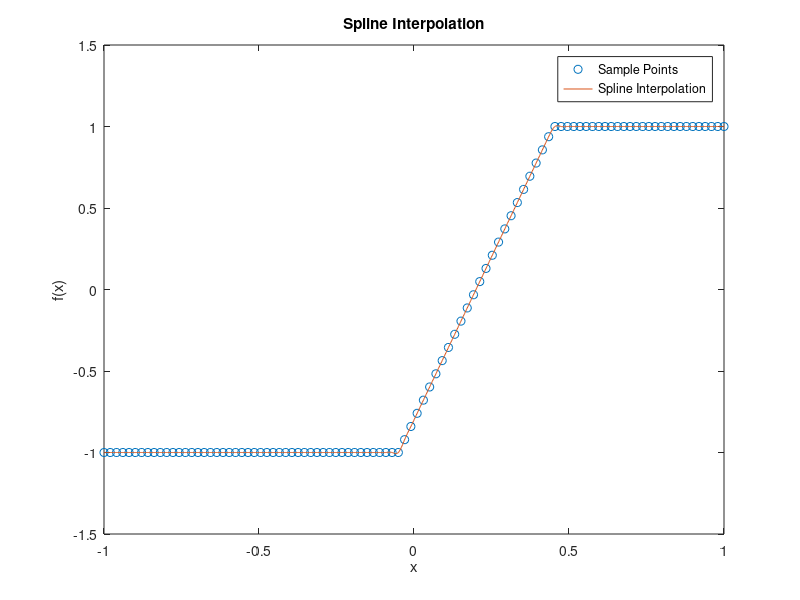

Recreate this plot in MATLAB. (Note: this script raises an error after producing the figure.)
f = @(x) min(max(-1, 4*(x - 0.2)), 1);

x = linspace(-1, 1, 100);
y = arrayfun(f, x);
xi = linspace(-1, 1, 1000);
yi = interp1(x, y, xi, 'spline');

figure;
plot(x, y, 'o', xi, yi, '-');
legend('Sample Points', 'Spline Interpolation');
title('Spline Interpolation');
xlabel('x');
ylabel('f(x)');
print('spline_interpolation', '-dpng');

A = 1;
beta = 0.99;
delta = 0.025;
alpha = 0.36;
kmin = 0.06;
kmax = 12;
tol = 0.01;
m = 300;

k = kmin:kmin:kmax;

[V, policy] = run_bellman(k, A, beta, delta, alpha, tol, m);
[V_trivial, policy_trivial] = run_bellman(k, A, beta, 1, alpha, tol, m);

figure;
plot(k, V);
title('Value Function');
xlabel('Capital Stock k');
ylabel('Value Function V(k)');
print('value_function', '-dpng');

figure;
plot(k, policy, k, policy_trivial);
title('Policy Function');
xlabel('Capital Stock k');
ylabel('Optimal k''');
legend('delta = 0.025', 'delta = 1');
print('policy_function', '-dpng');

function [V, policy] = run_bellman(k, A, beta, delta, alpha, tol, m)
n = length(k);
V = zeros(1, n);

for iter = 1:m
    Vnew = zeros(1, n);
    for i = 1:n
        obj = @(j) (log(A*k(i)^alpha + (1-delta)*k(i) - k(j)) + beta*V(j));
        
        jmax = find(k <= A*k(i)^alpha + (1-delta)*k(i), 1, 'last');
        [val, ip] = max(arrayfun(obj, 1:jmax));
        
        if A*k(i)^alpha + (1-delta)*k(i) - k(ip) <= 0
            val = -Inf;
        end
        
        Vnew(i) = val;
    end
    
    if max(abs(V - Vnew)) < tol
        break;
    end
    V = Vnew;
end

policy = zeros(1, length(k));
for i = 1:n
    obj = @(kp) -(log(A*k(i)^alpha + (1-delta)*k(i) - kp) + beta*interp1(k, V, kp, 'spline'));
    [kp_opt, ~] = fminbnd(obj, 0, A*k(i)^alpha + (1-delta)*k(i));
    policy(i) = kp_opt;
end
end
